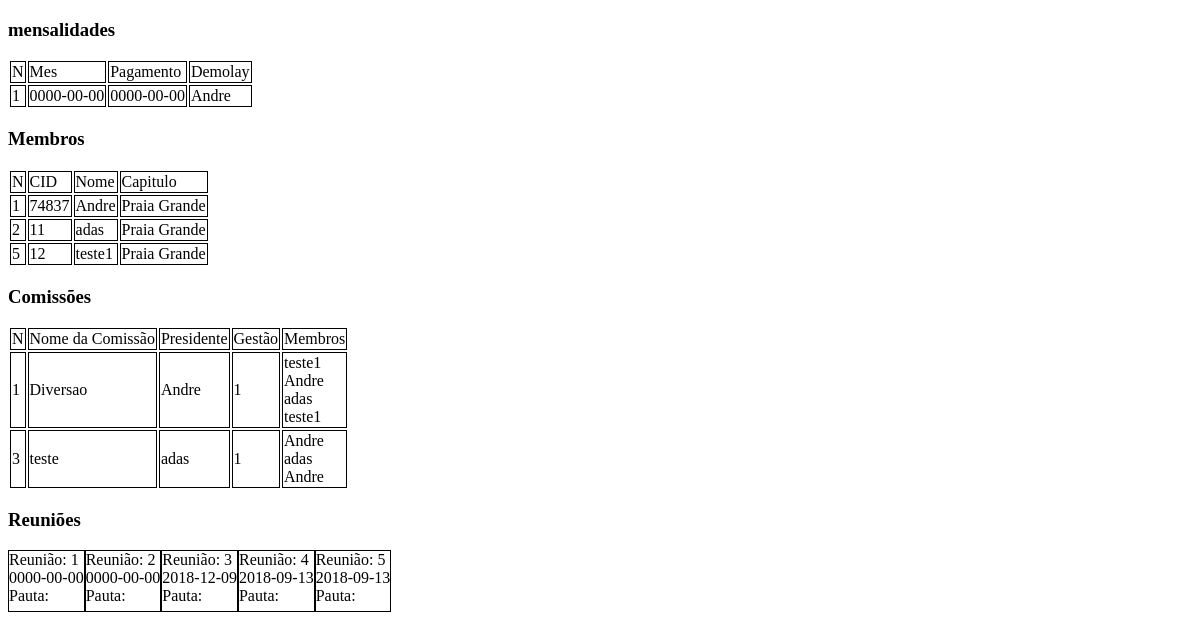
Screenshot of /demolay.php with the database file from the repository.
### tables this page shows
CREATE TABLE `mensalidade` (
  `cd_mensalidade` int(11) NOT NULL,
  `dt_mensalidade` date NOT NULL,
  `dt_pagamento_mensalidade` date NOT NULL,
  `cd_demolay` int(11) NOT NULL
);

CREATE TABLE `demolay` (
  `cd_demolay` int(11) NOT NULL,
  `cd_cid_demolay` int(11) DEFAULT NULL,
  `nm_demolay` varchar(100) NOT NULL,
  `cd_capitulo` int(11) NOT NULL
);

CREATE TABLE `capitulo` (
  `cd_capitulo` int(11) NOT NULL,
  `nm_capitulo` varchar(50) NOT NULL
);

CREATE TABLE `comissao` (
  `cd_comissao` int(11) NOT NULL,
  `nm_comissao` varchar(20) NOT NULL,
  `cd_gestao` int(11) NOT NULL,
  `cd_demolay` int(11) NOT NULL
);

CREATE TABLE `reuniao` (
  `cd_reuniao` int(11) NOT NULL,
  `dt_reuniao` date NOT NULL,
  `nm_pauta_reuniao` varchar(100) NOT NULL,
  `cd_gestao` int(11) NOT NULL
);

### classes.php (called while the page is built, shortened)
<?php
    class demolay{
        function __construct($nome){
            $this->conexao = new mysqli('localhost', 'root','', 'projcap');
            $conexao = $this->conexao;
            $consulta = "SELECT * FROM demolay
            JOIN capitulo ON capitulo.cd_capitulo = demolay.cd_capitulo
            WHERE nm_demolay='$nome'";
            $verifica = $conexao->query($consulta);
            $rows = $verifica->num_rows;
            if($rows == 0){
                echo "falha ao buscar";
            }else{
                $busca = $conexao->query($consulta);
                while($info = $busca->fetch_assoc()){
                    $this->cid = $info['cd_cid_demolay'];
                }
            }
        }
        public $conexao;
        public $cid;
        function verMensalidade(){
            $conexao = $this->conexao;
            $consulta = "SELECT mensalidade.*, nm_demolay FROM mensalidade
                JOIN demolay ON demolay.cd_demolay = mensalidade.cd_demolay
                WHERE cd_cid_demolay = $this->cid";
            $verifica = $conexao->query($consulta);
            $rows = $verifica->num_rows;
            if($rows == 0){
                echo "falha ao buscar";
            }else{
                $busca = $conexao->query($consulta);
                $mensalidades = array();
                $index0 = 0;
                while($info = $busca->fetch_assoc()){
                    $mensalidades[$index0][0] = $info['cd_mensalidade'];
                    $mensalidades[$index0][1] = $info['dt_mensalidade'];
                    $mensalidades[$index0][2] = $info['dt_pagamento_mensalidade'];
                    $mensalidades[$index0][3] = $info['nm_demolay'];
                    $index0++;
                }
                return $mensalidades;
            }
        }
        function verReunioes(){
            $conexao = $this->conexao;
            $consulta = "SELECT * FROM reuniao";
            $verifica = $conexao->query($consulta);
            $rows = $verifica->num_rows;
            if($rows == 0){
                echo "falha ao buscar";
            }else{
                $busca = $conexao->query($consulta);
                $reunioes = array();
                $index0 = 0;
                while($info = $busca->fetch_assoc()){
                    $reunioes[$index0][0] = $info['cd_reuniao'];
                    $reunioes[$index0][1] = $info['dt_reuniao'];
                    $reunioes[$index0][2] = $info['nm_pauta_reuniao'];
                    $reunioes[$index0][3] = $info['cd_gestao'];
                    $index0++;
                }
                return $reunioes;
            }
        }
        function verComissao(){
            $conexao = $this->conexao;
            $consulta = "SELECT comissao.*, nm_demolay FROM comissao
            JOIN demolay ON demolay.cd_demolay = comissao.cd_demolay";
            $verifica = $conexao->query($consulta);
            $rows = $verifica->num_rows;
            if($rows == 0){
                echo "falha ao buscar";
            }else{
                $busca = $conexao->query($consulta);
                $comissoes = array();
                $index0 = 0;
                while($info = $busca->fetch_assoc()){
                    $comissoes[$index0][0] = $info['cd_comissao'];
                    $comissoes[$index0][1] = $info['nm_comissao'];
                    $comissoes[$index0][2] = $info['nm_demolay'];
                    $comissoes[$index0][3] = $info['cd_gestao'];
                    $comissao = $comissoes[$index0][1];
                    $consulta = "SELECT membro.*, demolay.nm_demolay FROM membro
                    JOIN comissao ON comissao.cd_comissao = membro.cd_comissao
                    JOIN demolay ON demolay.cd_demolay = membro.cd_demolay
                    WHERE nm_comissao = '".$comissao."'";
                    $verifica = $conexao->query($consulta);
                    $rows = $verifica->num_rows;
                    if($rows == 0){
                    }else{
                        $membros = 0;
                        while($info = $verifica->fetch_assoc()){
                            $comissoes[$index0][4][$membros] = $info['nm_demolay'];
                            $membros++;
                        }
                    }
                    $index0++;
                }
                return $comissoes;
            }
        }
        function verDemolays(){
            $conexao = $this->conexao;
            $consulta = "SELECT * FROM demolay JOIN capitulo ON capitulo.cd_capitulo = demolay.cd_capitulo";
            $verifica = $conexao->query($consulta);
            $rows = $verifica->num_rows;
            if($rows == 0){
                echo "falha ao buscar";
            }else{
                $busca = $conexao->query($consulta);
                $demolays = array();
                $index0 = 0;
                while($info = $busca->fetch_assoc()){
                    $demolays[$index0][0] = $info['cd_demolay'];
                    $demolays[$index0][1] = $info['cd_cid_demolay'];
                    $demolays[$index0][2] = $info['nm_demolay'];
                    $demolays[$index0][3] = $info['nm_capitulo'];
                    $index0++;
                }
                return $demolays;
            }
        }
    }
?>

### demolay.php (the view, shortened to what this page needs)
<!DOCTYPE html>
<html>
<head>
</head>
<body>
    <?php
    require_once('classes.php');
    $demolay = new demolay("Andre");
    $reunioes = $demolay->verReunioes();
    $mensalidades = $demolay->verMensalidade();
    $demolays = $demolay->verDemolays();
    $comissoes = $demolay->verComissao();
    ?>
    <div id="mensalidades">
    <h3>mensalidades</h3>
    <table id="mensalidades">
    <tr><td>N</td><td>Mes</td><td>Pagamento</td><td>Demolay</td></tr>
    <?php
    for ($index0=0; $index0 < sizeof($mensalidades); $index0++) {
        echo "<tr>";
        for ($index1=0; $index1 < 4; $index1++) {
            echo "<td>".$mensalidades[$index0][$index1]."</td>";
        }
        echo "</tr>";
    }
    ?>
    </table>
    </div>
    <h3>Membros</h3>
    <table id="membros">
    <tr><td>N</td><td>CID</td><td>Nome</td><td>Capitulo</td></tr>
    <?php
    for ($index0=0; $index0 < sizeof($demolays); $index0++) {
        echo "<tr>";
        for ($index1=0; $index1 < 4; $index1++) {
            echo "<td>".$demolays[$index0][$index1]."</td>";
        }
        echo "</tr>";
    }
    ?>
    </table>
    <h3>Comissões</h3>
    <table id="comissao">
    <tr><td>N</td><td>Nome da Comissão</td><td>Presidente</td><td>Gestão</td><td>Membros</td></tr>
    <?php
    for ($index0=0; $index0 < sizeof($comissoes); $index0++) {
        echo "<tr>";
        for ($index1=0; $index1 < 5; $index1++) {
            echo "<td>";
            if($index1==4){
                if(isset($comissoes[$index0][$index1]))
                    for ($index2=0; $index2 < sizeof($comissoes[$index0][$index1]); $index2++) {
                        echo $comissoes[$index0][$index1][$index2]."<br>";
                    }
            }
            else
                echo $comissoes[$index0][$index1];
            echo "</td>";
        }
        echo "</tr>";
    }
    ?>
    </table>
    <div id="calendario">
    <h3>Reuniões</h3>
    <?php
    for ($index0=0; $index0 < sizeof($reunioes) ; $index0++) {
        echo "<div>";
        for ($index1=0; $index1 < 3; $index1++) {
            if ($index1==0) echo "Reunião: ";
            if ($index1==2) echo "Pauta:<text id='pauta'>";
            echo $reunioes[$index0][$index1];
            if ($index1==2) echo "</text>";
            echo "<br>";
        }
        echo "</div>";
    }
    ?>
    </div>
</body>
</html>

### demolay.php (style rules this page uses)
#calendario { height: auto; }
#calendario div { float: left; width: auto; height: 60px; border: solid black 1px; border-collapse: separate; display: block; }
table#mensalidades td { border: solid black 1px; }
#membros td { width: auto; border: solid black 1px; }
#comissao td { width: auto; border: solid black 1px; }

### rows the page displays
mensalidade: cd_mensalidade "1", dt_mensalidade "0000-00-00", dt_pagamento_mensalidade "0000-00-00", cd_demolay.nm_demolay "Andre"
demolay: cd_demolay "1", cd_cid_demolay "74837", nm_demolay "Andre", cd_capitulo.nm_capitulo "Praia Grande"
demolay: cd_demolay "2", cd_cid_demolay "11", nm_demolay "adas"
capitulo: nm_capitulo "Praia Grande"
demolay: cd_demolay "5", cd_cid_demolay "12", nm_demolay "teste1"
comissao: cd_comissao "1", nm_comissao "Diversao", cd_demolay "1"
comissao: cd_comissao "3", nm_comissao "teste", cd_gestao "1"
reuniao: cd_reuniao "1", dt_reuniao "0000-00-00"
reuniao: cd_reuniao "2", dt_reuniao "0000-00-00"
reuniao: cd_reuniao "3", dt_reuniao "2018-12-09"
reuniao: cd_reuniao "4", dt_reuniao "2018-09-13"
reuniao: cd_reuniao "5", dt_reuniao "2018-09-13"

### other values shown
$comissoes[$index0][$index1][$index2] "teste1"
$comissoes[$index0][$index1][$index2] "Andre"
$comissoes[$index0][$index1][$index2] "adas"
